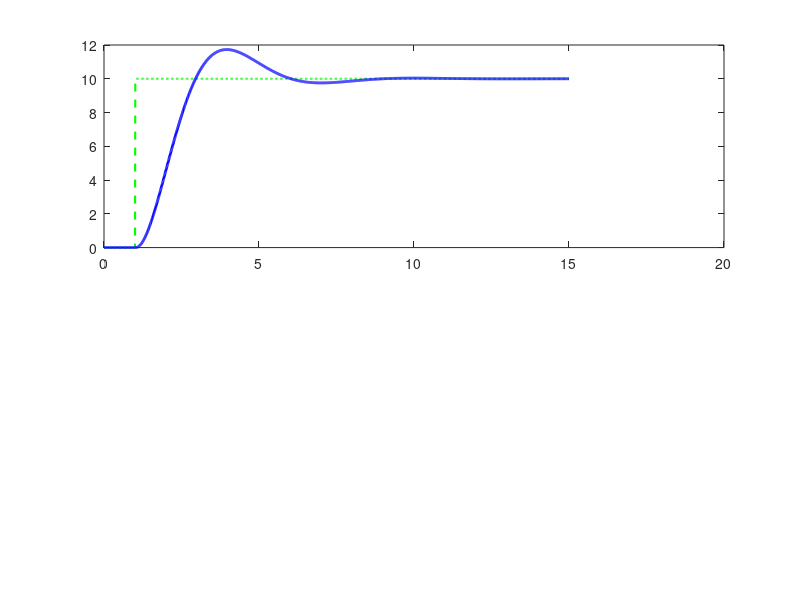

MATLAB code to generate this figure: (Note: this script raises an error after producing the figure.)
%% ========================================================================
%  PROJE: 1D Drone Irtifa Kontrolu (PID Control Simulation)
%  YAZAR: Serdar Sokmen
%  PLATFORM: MATLAB
%
%  ACIKLAMA:
%  Bu script, dikey eksende (Z-ekseni) hareket eden bir Quadcopter'in
%  fiziksel modelini ve PID kontrol dongusunu simule eder.
%  
%  FIZIKSEL MODEL (Newton'un 2. Yasasi):
%  F_net = F_itki - F_yercekimi - F_surtnme
%  ivme = F_net / kutle
%
%  KONTROL ALGORITMASI:
%  Hata = Hedef_Yukseklik - Anlik_Yukseklik
%  Motor_Komutu = (Kp * Hata) + (Ki * Integral) + (Kd * Turev)
% =========================================================================

clc; clear; close all;

%% 1. DRONE FIZIKSEL PARAMETRELERI
% -------------------------------------------------------------------------
m = 1.2;            % Drone kutlesi (kg)
g = 9.81;           % Yercekimi ivmesi (m/s^2)
hover_thrust = m*g; % Havada asili kalmak icin gereken teorik guc (Newton)
max_thrust = 2.5 * m * g; % Motorlarin maksimum itki gucu (TWR = 2.5)

%% 2. PID KAZANC AYARLARI (TUNING)
% -------------------------------------------------------------------------
% BU DEGERLERLE OYNAYARAK UCUS KARAKTERISTIGINI DEGISTIREBILIRSIN
% -------------------------------------------------------------------------
Kp = 3.0;   % P: Yay etkisi. Yuksekse hedefe hizli gider ama titrer.
Ki = 1.5;   % I: Yercekimi hatasini kapatir. Dusukse drone yere duser.
Kd = 2.5;   % D: Amortisor. Yuksekse hareketi yumusatir ama geciktirir.

%% 3. SIMULASYON AYARLARI
% -------------------------------------------------------------------------
sure = 15;              % Simulasyon suresi (saniye)
dt = 0.01;              % Dongu hizi (100 Hz)
t = 0:dt:sure;          % Zaman vektoru

% Hedef Yukseklik (Setpoint)
hedef_irtifa = zeros(size(t));
hedef_irtifa(t > 1) = 10; % 1. saniyeden sonra 10 metreye cik

%% 4. DEGISKENLERIN HAZIRLANMASI
z = zeros(size(t));     % Konum (Yukseklik)
v = zeros(size(t));     % Hiz (Velocity)
thrust_log = zeros(size(t)); % Motor komutlarini kaydetmek icin

hata_toplami = 0;       % Integral hesabi icin
onceki_hata = 0;        % Turev hesabi icin

%% 5. SIMULASYON DONGUSU (CONTROL LOOP)
% -------------------------------------------------------------------------
fprintf('Simulasyon Basliyor... Hedef: 10 Metre\n');

for n = 1:length(t)-1
    
    % --- A. SENSOR OKUMA (Feedback) ---
    anlik_konum = z(n);
    anlik_hiz   = v(n);
    
    % --- B. PID HESAPLAMA (The Brain) ---
    hata = hedef_irtifa(n) - anlik_konum;
    
    % 1. Proportional (Oransal)
    P_term = Kp * hata;
    
    % 2. Integral (Toplam) - Anti-Windup limiti konulabilir ama basitte gerek yok
    hata_toplami = hata_toplami + (hata * dt);
    I_term = Ki * hata_toplami;
    
    % 3. Derivative (Turev) - Hiz degisimine karsi koyma
    turev = (hata - onceki_hata) / dt;
    D_term = Kd * turev;
    
    % PID Cikisi (Newton cinsinden istenen kuvvet)
    istenen_itki = P_term + I_term + D_term;
    
    % Motor Limitleri (Saturation)
    % Motor eksi guc uretemez (0) ve maksimum gucu gecemez (max_thrust)
    gercek_itki = max(0, min(max_thrust, istenen_itki));
    thrust_log(n) = gercek_itki;
    
    % Gelecek dongu icin hatayi sakla
    onceki_hata = hata;
    
    % --- C. FIZIK MOTORU (Newton Laws) ---
    % F = m*a  ->  a = F_net / m
    yercekimi_kuvveti = m * g;
    net_kuvvet = gercek_itki - yercekimi_kuvveti;
    
    ivme = net_kuvvet / m;
    
    % Euler Integrasyonu (Konum ve Hizi guncelle)
    v(n+1) = v(n) + (ivme * dt); % Hiz guncelleme
    z(n+1) = z(n) + (v(n) * dt); % Konum guncelleme
    
    % Zemin Kontrolu (Yerin altina giremez)
    if z(n+1) < 0
        z(n+1) = 0;
        v(n+1) = 0;
    end
end

%% 6. GORSELLESTIRME (ANALIZ)
% -------------------------------------------------------------------------
figure('Name', 'PID Irtifa Kontrolu', 'Color', 'w');

% Grafik 1: Irtifa (Yukseklik)
subplot(2,1,1);
    plot(t, hedef_irtifa, 'g--', 'LineWidth', 1.5); hold on;
    plot(t, z, 'b', 'LineWidth', 2);
    yline(10, 'k:', 'Hedef');
    
    title('PID Irtifa Kontrol Performansi', 'FontSize', 12);
    ylabel('Yukseklik (metre)');
    legend('Hedeflenen', 'Gerceklesen (Drone)', 'Location', 'SouthEast');
    grid on;

% Grafik 2: Motor Gucu (Thrust)
subplot(2,1,2);
    plot(t, thrust_log, 'r', 'LineWidth', 1.5);
    yline(hover_thrust, 'k--', 'Hover Gucu (mg)');
    
    title('Motor Itki Komutu (Thrust)', 'FontSize', 12);
    xlabel('Zaman (saniye)');
    ylabel('Kuvvet (Newton)');
    grid on;

% Performans Raporu
fprintf('Maksimum Yukseklik: %.2f m\n', max(z));
fprintf('Yerlesme Zamani: Grafigi inceleyiniz.\n');